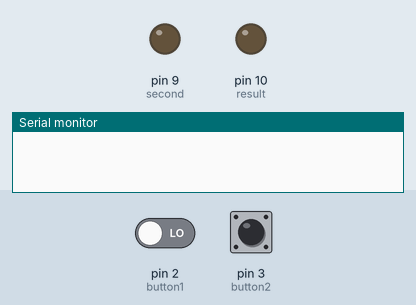
A sketch run on a simulated Arduino Uno, built with avr-gcc and run on an emulated ATmega328P. Shown: output pins drawn as LEDs (lit = HIGH), the last lines printed to the serial monitor. The test bench sets the inputs (shaded band); at power-on: pin 3 (button2) LOW, pin 2 (button1) LOW. Pins used as bus, display or sensor lines are not drawn.

Above: at 1.2 s.
1.3 s: pin 3 (button2) pulled HIGH for 0.15 s
At 1.37 s:
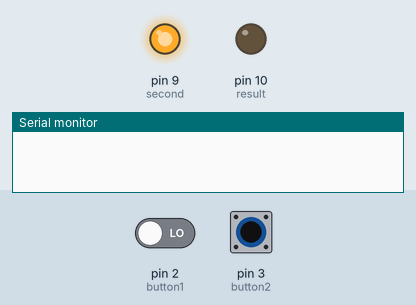
4.5 s: pin 3 (button2) pulled HIGH for 3.2 s
At 8.8 s:
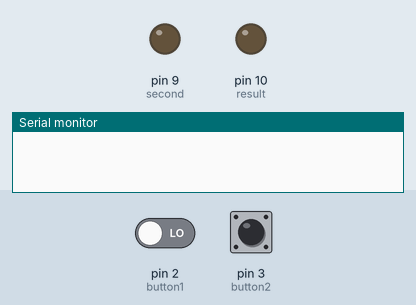
9.2 s: pin 2 (button1) driven HIGH and pin 3 (button2) driven HIGH
At 9.9 s:
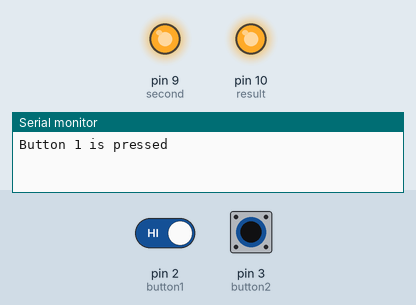
10.7 s: pin 2 (button1) driven LOW
At 11.1 s:
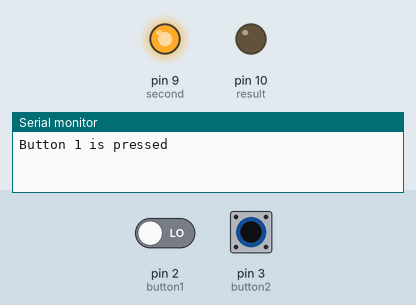
Timing chart, 0 to 13.2 s (numbered marks = the images above; inputs shaded):
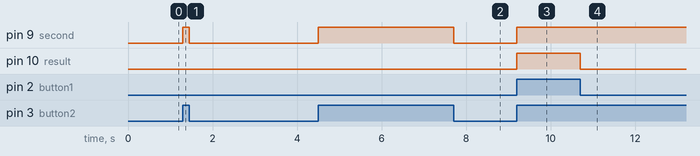

The sketch:

try-.ino
```cpp
int first = 8;
int second = 9;
int result = 10;

int button1 = 2;
int button2 = 3;

boolean but1truon = true;
boolean but1truoff = true;
boolean but2truon = true;
boolean but2truoff = true;

void setup() {

  pinMode(first, OUTPUT);
  pinMode(second, OUTPUT);
  pinMode(result, OUTPUT);

  pinMode(button1, INPUT);
  pinMode(button2, INPUT);

  Serial.begin(9600);
}


int ledoff=1;
int ledon=0;
void loop() {

  if(but1truon == true && digitalRead(button1) == 1){
    Serial.println("Button 1 is pressed");
    but1truon = false;
    but1truoff = true;
  }

  if(digitalRead(button1) == 1){
    digitalWrite(first, HIGH);
  }
  else{
    digitalWrite(first, LOW);
  }

  if(digitalRead(button2) == 1){
    digitalWrite(second, HIGH);
  }
  else{
    digitalWrite(second, LOW);
  }

  if(digitalRead(button1) == 1 && digitalRead(button2) == 1){
    digitalWrite(result, HIGH);
    ledon=1;
    ledoff=0;

  }
  else{
    digitalWrite(result, LOW);
    ledon=0;
  }

}
```

Measured:
- after the input at 1.3 s, pin 9 (second): LOW → HIGH at once, → LOW 0.15 s later
- after the input at 4.5 s, pin 9 (second): LOW → HIGH at once, → LOW 3.2 s later
- after the input at 9.2 s, pin 9 (second), pin 10 (result): LOW → HIGH at once
- after the input at 10.7 s, pin 10 (result): HIGH → LOW at once
